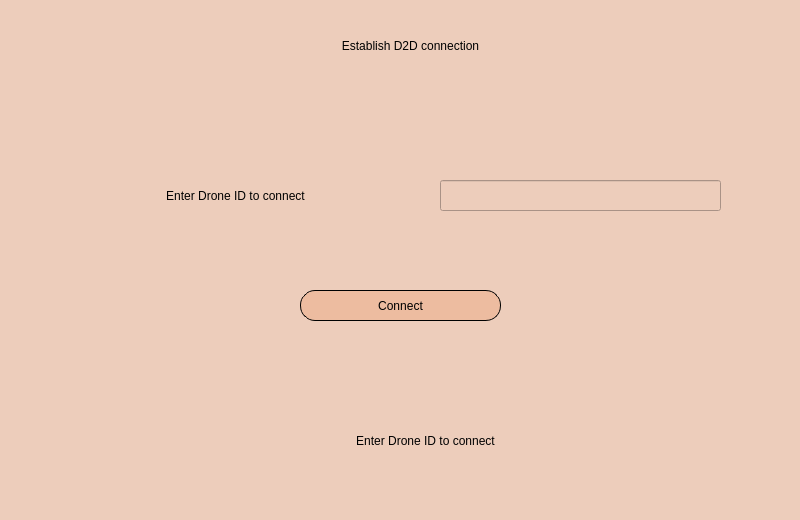
<?xml version="1.0" encoding="UTF-8"?>
<ui version="4.0">
 <class>MainWindow</class>
 <widget class="QMainWindow" name="MainWindow">
  <property name="geometry">
   <rect>
    <x>0</x>
    <y>0</y>
    <width>800</width>
    <height>520</height>
   </rect>
  </property>
  <property name="windowTitle">
   <string>MainWindow</string>
  </property>
  <property name="styleSheet">
   <string notr="true">background-color: rgb(237, 205, 187);</string>
  </property>
  <widget class="QWidget" name="centralwidget">
   <widget class="QLabel" name="label">
    <property name="geometry">
     <rect>
      <x>10</x>
      <y>10</y>
      <width>801</width>
      <height>71</height>
     </rect>
    </property>
    <property name="styleSheet">
     <string notr="true">font: 75 14pt &quot;Goudy Old Style&quot;;</string>
    </property>
    <property name="text">
     <string>Establish D2D connection</string>
    </property>
    <property name="alignment">
     <set>Qt::AlignCenter</set>
    </property>
   </widget>
   <widget class="QLabel" name="label_2">
    <property name="geometry">
     <rect>
      <x>80</x>
      <y>160</y>
      <width>311</width>
      <height>71</height>
     </rect>
    </property>
    <property name="styleSheet">
     <string notr="true">font: 75 14pt &quot;Goudy Old Style&quot;;</string>
    </property>
    <property name="text">
     <string>Enter Drone ID to connect</string>
    </property>
    <property name="alignment">
     <set>Qt::AlignCenter</set>
    </property>
   </widget>
   <widget class="QLineEdit" name="Name_edt">
    <property name="geometry">
     <rect>
      <x>440</x>
      <y>180</y>
      <width>281</width>
      <height>31</height>
     </rect>
    </property>
    <property name="styleSheet">
     <string notr="true">color: rgb(0,0,0);
font: 75 10pt &quot;Goudy Old Style&quot;;</string>
    </property>
    <property name="text">
     <string/>
    </property>
   </widget>
   <widget class="QPushButton" name="drone_btn">
    <property name="geometry">
     <rect>
      <x>300</x>
      <y>290</y>
      <width>201</width>
      <height>31</height>
     </rect>
    </property>
    <property name="styleSheet">
     <string notr="true">QPushButton {
background-color: rgb(237, 188, 160);
font: italic 10pt &quot;Goudy Old Style&quot;;
	
color: rgb(0,0,0);
border: 1px solid;
border-radius: 15px;
}
QPushButton:hover {
background-color: rgb(255, 233, 206);
color:rgb(0,0,0);
}</string>
    </property>
    <property name="text">
     <string>Connect</string>
    </property>
   </widget>
   <widget class="QLabel" name="label_3">
    <property name="geometry">
     <rect>
      <x>10</x>
      <y>410</y>
      <width>831</width>
      <height>61</height>
     </rect>
    </property>
    <property name="styleSheet">
     <string notr="true">font: 75 12pt &quot;Goudy Old Style&quot;;</string>
    </property>
    <property name="text">
     <string>Enter Drone ID to connect</string>
    </property>
    <property name="alignment">
     <set>Qt::AlignCenter</set>
    </property>
   </widget>
  </widget>
 </widget>
 <resources/>
 <connections/>
</ui>
